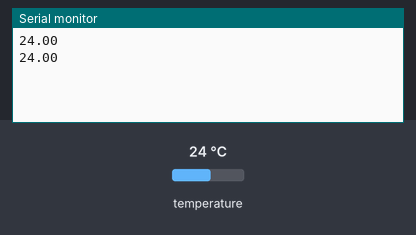
Simulated run of this sketch. Board: Arduino Uno, built with avr-gcc and run on an emulated ATmega328P. Shown: the last lines printed to the serial monitor. The test bench sets the inputs (shaded band); at power-on: temperature 24 °C.

Above: at 3.3 s.
3.4 s: temperature set to 12 °C
At 4.8 s:
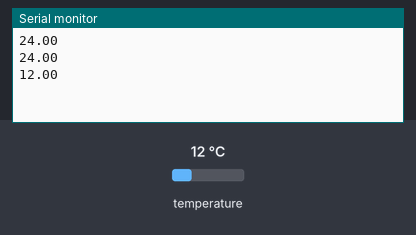
5.9 s: temperature set to 19 °C
At 7.5 s:
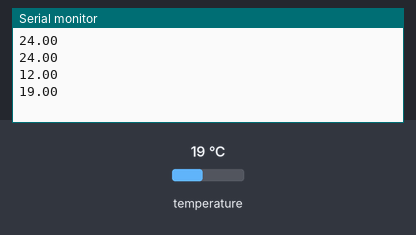
Timing chart, 0 to 9.0 s (numbered marks = the images above; inputs shaded):
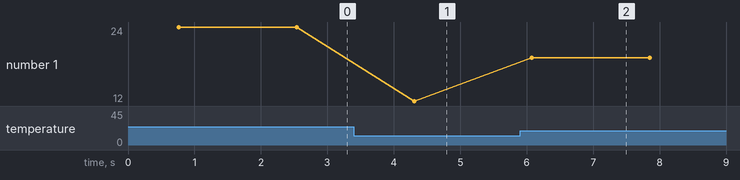

The sketch:

temperature.ino
```cpp
#include <OneWire.h>
#include <DallasTemperature.h>
#include <SoftwareSerial.h>

#define RX_PIN 10
#define TX_PIN 11

SoftwareSerial mySerial(RX_PIN, TX_PIN);
int ONE_WIRE_BUS = 2;

OneWire oneWire(ONE_WIRE_BUS);
DallasTemperature sensors(&oneWire);

void setup(void){
  Serial.begin(115200);

  mySerial.begin(9600);
}

void loop(void){
  sensors.requestTemperatures();
  float temperature = sensors.getTempCByIndex(0);

  Serial.println(temperature);
  mySerial.print(temperature);
  mySerial.write('\n');
  delay(1000);
}
```

Measured:
- after the input at 3.4 s, the serial monitor: prints a new line after 0.91 s (image 1)
- after the input at 5.9 s, the serial monitor: prints a new line after 0.18 s (image 2)
- plotted number 1: 24 → 12 after the input at 3.4 s, 12 → 19 after the input at 5.9 s
